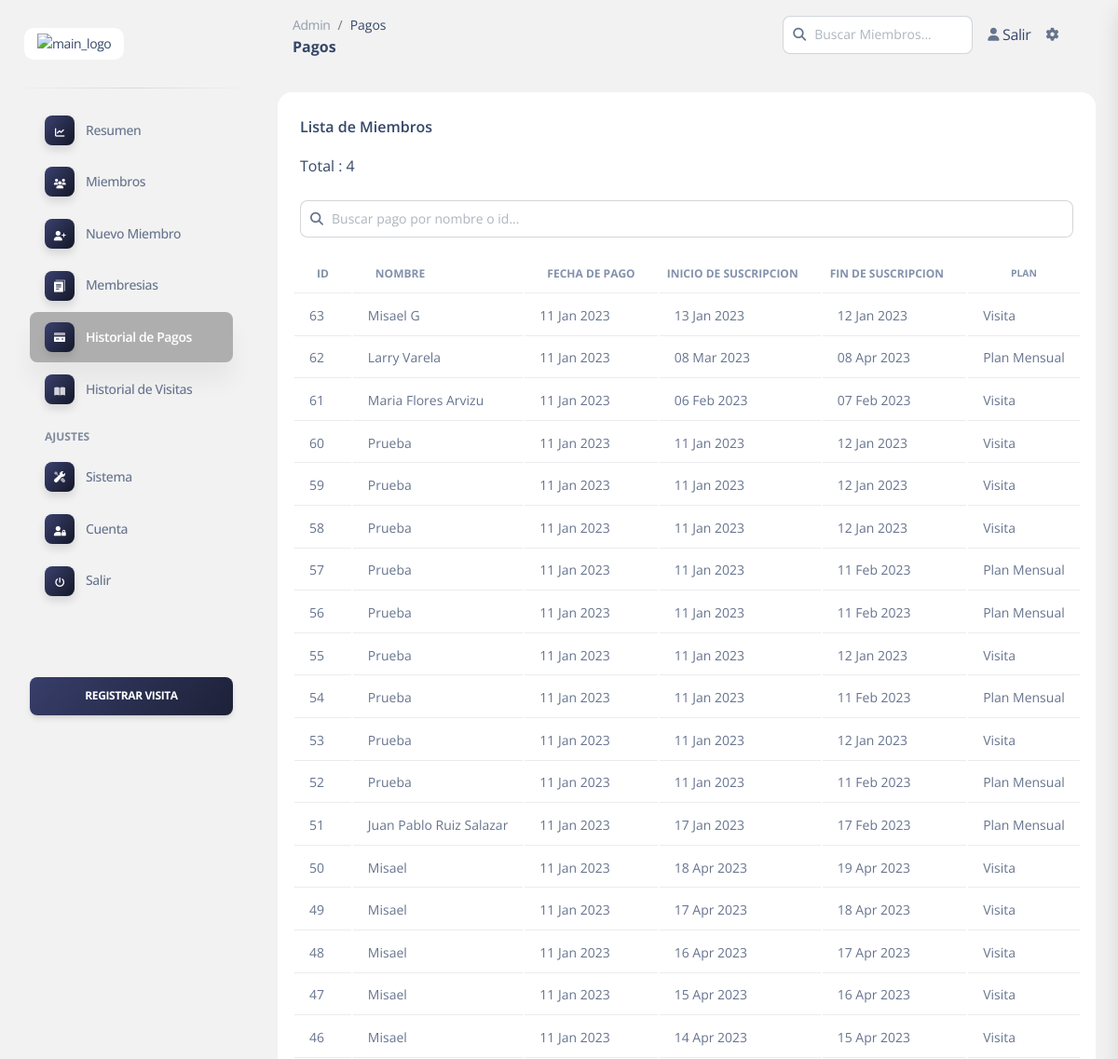
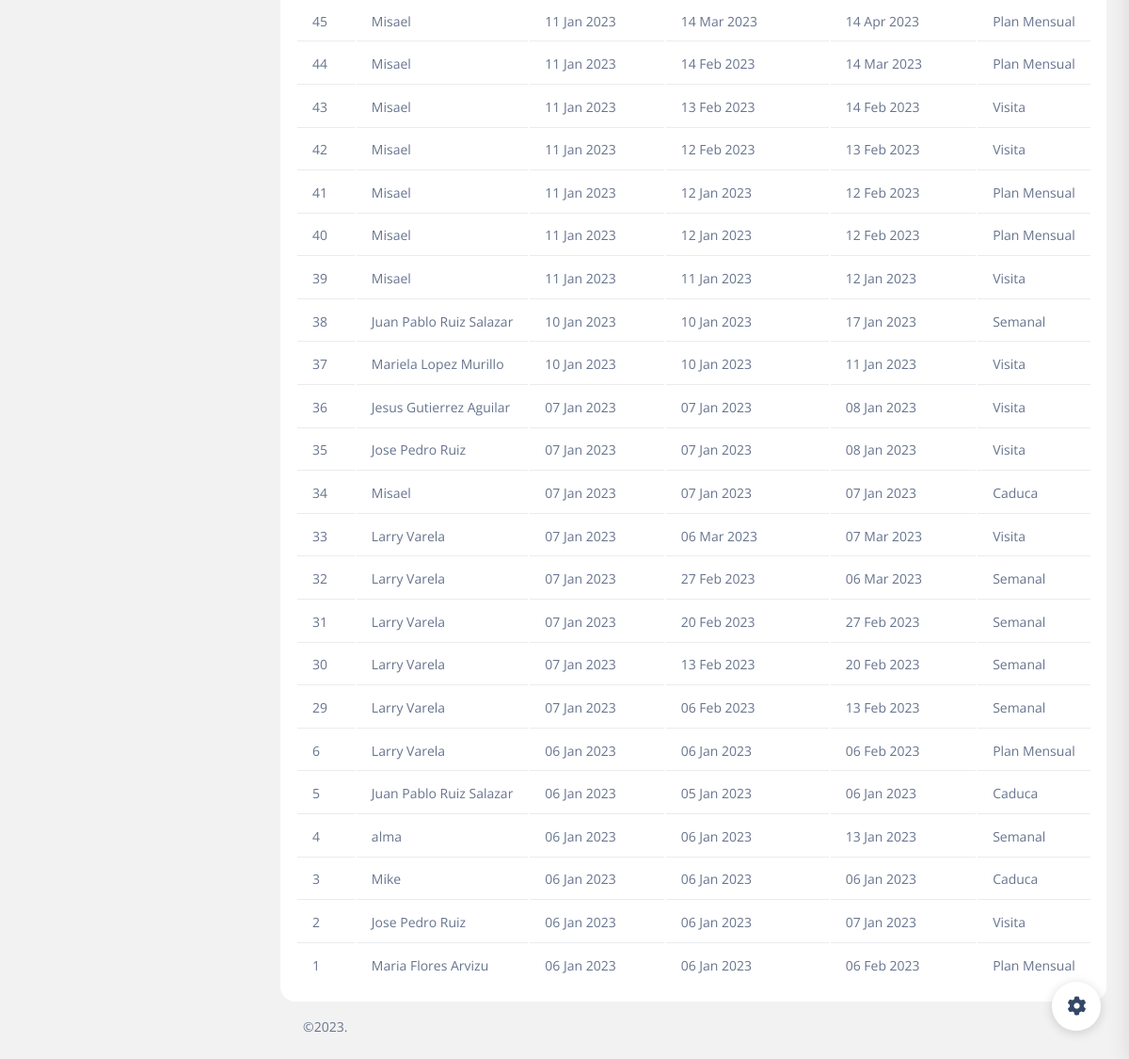
The page /dashboard/admin/payments.php (signed in) on the database as committed earlier (2 pictures, top to bottom).
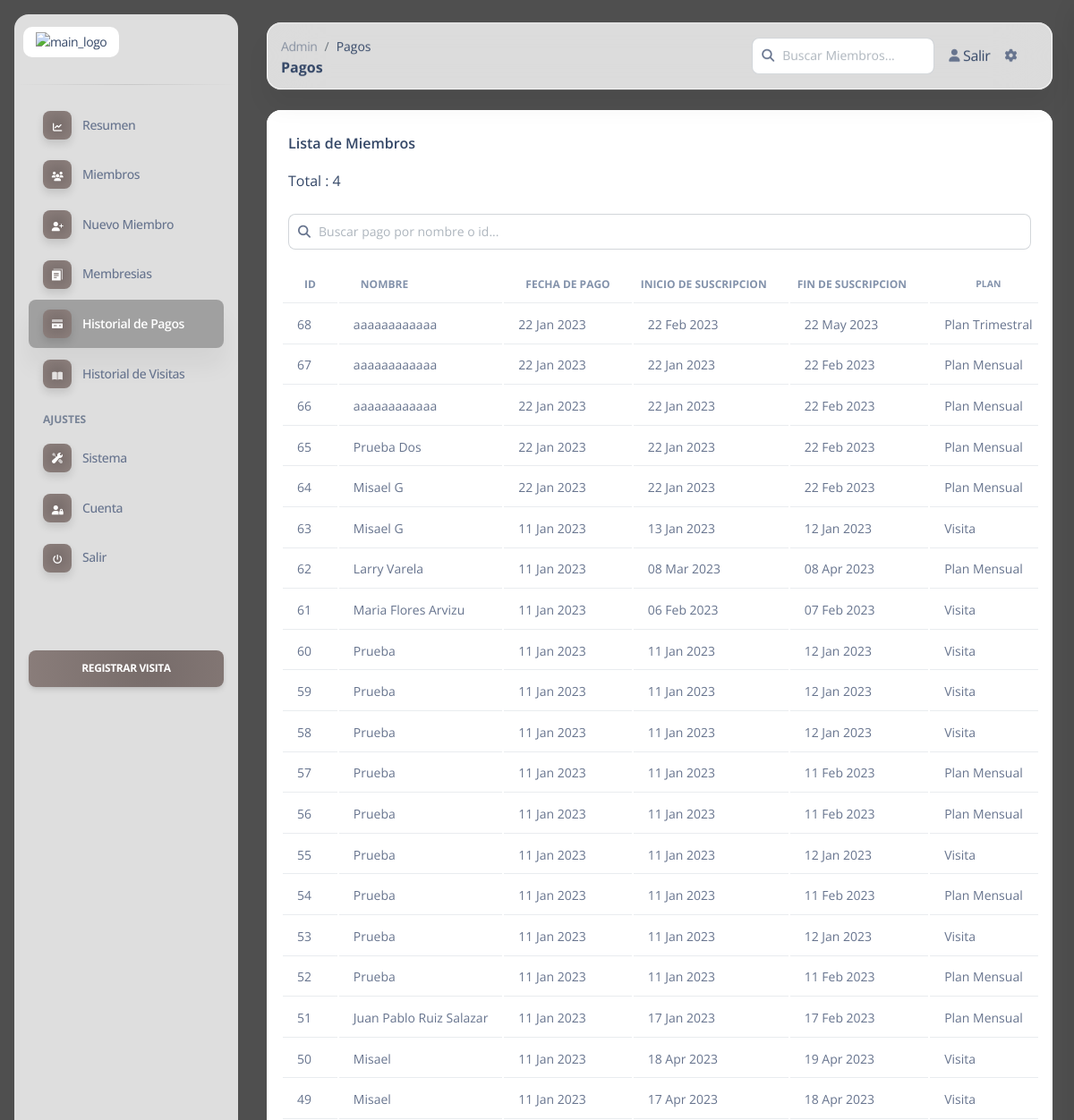
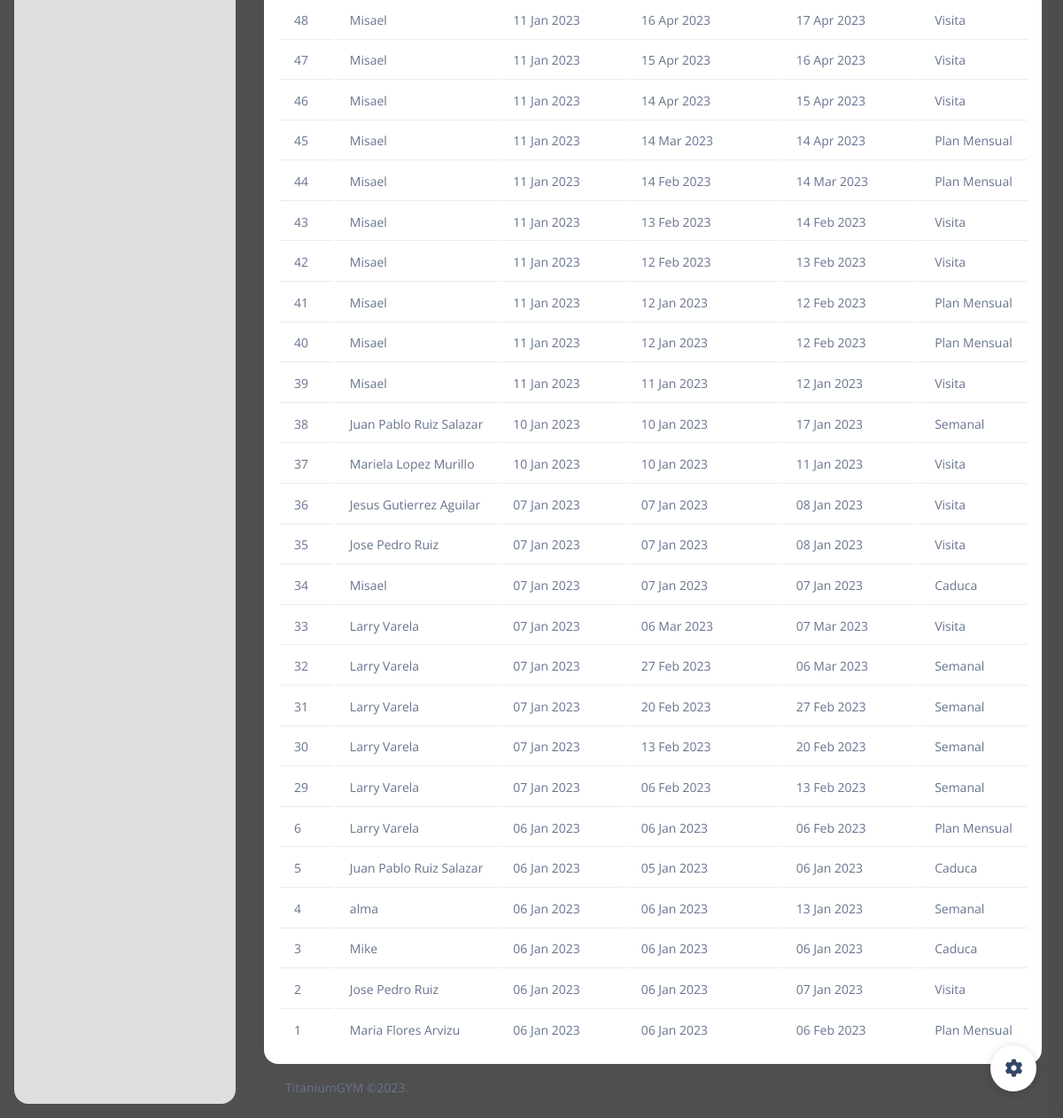
The same page on the database as committed later (2 pictures, top to bottom).
### tables this page shows
CREATE TABLE `enrolls_to` (
  `et_id` int(5) NOT NULL,
  `pid` varchar(8) NOT NULL,
  `paid_date` varchar(15) DEFAULT NULL,
  `expire` varchar(15) DEFAULT NULL,
  `startDate` varchar(15) NOT NULL,
  `uid` int(4) UNSIGNED ZEROFILL DEFAULT NULL,
  `amount` int(10) NOT NULL
);

CREATE TABLE `users` (
  `userid` int(4) UNSIGNED ZEROFILL NOT NULL,
  `username` varchar(40) NOT NULL,
  `gender` varchar(8) NOT NULL,
  `phone` varchar(15) NOT NULL,
  `dob` varchar(10) NOT NULL,
  `joining_date` varchar(10) NOT NULL
);

CREATE TABLE `plan` (
  `pid` varchar(8) NOT NULL,
  `planName` varchar(20) NOT NULL,
  `description` varchar(200) NOT NULL,
  `validity` varchar(20) NOT NULL,
  `amount` int(10) NOT NULL,
  `active` varchar(255) DEFAULT NULL,
  `planType` varchar(2) NOT NULL
);

### dashboard/admin/payments.php (the view, shortened to what the changed rows need)
<?php
	require '../../include/db_conn.php';
	$backgroundColor =  $_SESSION['backgroundColor'];
?>
<!DOCTYPE html>
<html lang="es">
<head>
  <link rel="stylesheet" href="../assets/css/all-min.css"  />
  <link href="../assets/css/nucleo-icons.css" rel="stylesheet" />
  <link href="../assets/css/nucleo-svg.css" rel="stylesheet" />
  <link href="../assets/css/nucleo-svg.css" rel="stylesheet" />
  <link id="pagestyle" href="../assets/css/soft-ui-dashboard.css?v=1.0.6" rel="stylesheet" />
</head>
<body class="g-sidenav-show  bg-gray-100" style="<?php echo "background:$backgroundColor !important;"?>">
  <main class="main-content position-relative max-height-vh-100 h-100 border-radius-lg ">
    <div class="container-fluid py-4">
      <div class="">
        <div class="card" style="box-shadow: none;">
          <div class="card-body p-3">
            <div class="row">
              <div class="col-12">
                <div class="table-responsive p-0">
                  <table class="table align-items-center mb-0">
                    <thead>
                      <tr>
                        <th class="text-uppercase text-secondary text-xs font-weight-bolder">ID</th>
                        <th class="text-uppercase text-secondary text-xs font-weight-bolder">Nombre</th>
                        <th class="text-uppercase text-secondary text-xs font-weight-bolder">Fecha de pago</th>
                        <th class="text-uppercase text-secondary text-xs font-weight-bolder ps-2">Inicio de Suscripcion</th>
                        <th class="text-uppercase text-secondary text-xs font-weight-bolder ps-2">Fin de suscripcion</th>
                        <th class="text-center text-uppercase text-secondary text-xxs font-weight-bolder">Plan
                        </th>
                      </tr>
                    </thead>
                    <tbody id="membersTable">
                    <?php
                      $query  = "select * from enrolls_to ORDER BY et_id DESC";
                      $result = mysqli_query($con, $query);
                      if (mysqli_affected_rows($con) != 0) {
                          while ($row = mysqli_fetch_array($result, MYSQLI_ASSOC)) {
                              $uid   = $row['uid'];
                              $planid=$row['pid'];
                              $etId = $row['et_id'];
                              $_paidDate = date("Y-m-d", strtotime($row['paid_date']));
                              $paidDate= strftime('%d %b %Y', strtotime($_paidDate));
                              $_expireDateString = date("Y-m-d", strtotime($row['expire']));
                              $_startDateString = date("Y-m-d",strtotime($row['startDate']));
                              $expireDateString= strftime('%d %b %Y', strtotime($_expireDateString));
                              $startDateString =  strftime('%d %b %Y', strtotime($_startDateString));
                              echo "<tr json-data=''>";
                              $query2  = "select * from users where userid = $uid limit 1";
                              $result2 = mysqli_query($con, $query2);
                              $user = mysqli_fetch_array($result2);
                              $userName = $user['username'];
                              $query3  = "select * from plan where pid = '$planid' limit 1";
                              $result3 = mysqli_query($con, $query3);
                              $planData = mysqli_fetch_array($result3);
                              $planName = $planData['planName'];
                              echo "<td>
                                  <div class='d-flex px-2'>
                                    <p class='mb-0 text-sm'>$etId</p>
                                  </div>
                                </td>";
                              echo "<td>
                                  <div class='d-flex px-2'>
                                    <p class='mb-0 text-sm'>$userName</p>
                                  </div>
                                </td>";
                                echo "<td>
                                  <div class='d-flex px-2'>
                                    <p class='mb-0 text-sm'>$paidDate</p>
                                  </div>
                                </td>";
                                echo "<td>
                                  <div class='d-flex px-2'>
                                    <p class='mb-0 text-sm'>$startDateString</p>
                                  </div>
                                </td>";
                                echo "<td>
                                  <div class='d-flex px-2'>
                                    <p class='mb-0 text-sm'>$expireDateString</p>
                                  </div>
                                </td>";
                                echo "<td>
                                  <div class='d-flex px-2'>
                                    <p class='mb-0 text-sm'>$planName</p>
                                  </div>
                                </td>";
                                echo "</tr>";
                          }
                      }
                      ?>
                    </tbody>
                  </table>
                </div>
              </div>
            </div>
          </div>
        </div>
      </div>
      <?php include 'components/footer.php';?>
    </div>
  </main>
</body>
</html>

### dashboard/admin/components/footer.php (shortened to what the changed rows need)
<footer class="footer pt-3  ">
    <div class="container-fluid">
        <div class="row align-items-center justify-content-lg-between">
            <div class="col-lg-6 mb-lg-0 mb-4">
                <div class="copyright text-center text-sm text-muted text-lg-start">
                <?php echo $_SESSION['siteTitle']; ?> ©.
                </div>
            </div>
        </div>
    </div>
</footer>

Rows that differ between the two databases and show on the page:
added enrolls_to: et_id "68", users.username "aaaaaaaaaaaa", paid_date "22 Jan 2023", startDate "22 Feb 2023", expire "22 May 2023", pid.planName "Plan Trimestral"
added enrolls_to: et_id "67", users.username "aaaaaaaaaaaa", paid_date "22 Jan 2023", startDate "22 Jan 2023", expire "22 Feb 2023", pid.planName "Plan Mensual"
added enrolls_to: et_id "66", users.username "aaaaaaaaaaaa", paid_date "22 Jan 2023", startDate "22 Jan 2023", expire "22 Feb 2023", pid.planName "Plan Mensual"
added enrolls_to: et_id "65", users.username "Prueba Dos", paid_date "22 Jan 2023", startDate "22 Jan 2023", expire "22 Feb 2023", pid.planName "Plan Mensual"
added enrolls_to: et_id "64", users.username "Misael G", paid_date "22 Jan 2023", startDate "22 Jan 2023", expire "22 Feb 2023", pid.planName "Plan Mensual"
Other text that changed with them:
$_SESSION['siteTitle']: (not shown) → "TitaniumGYM"
